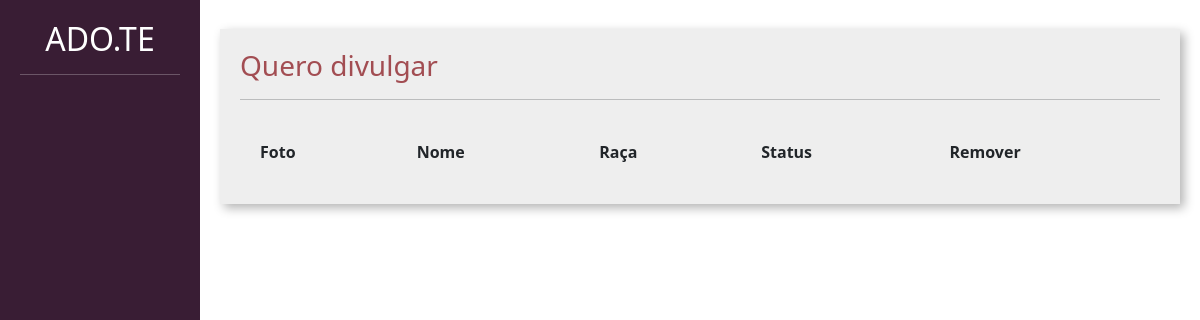
Before: /divulgar/seus_pets/ (signed in) with the older database file.
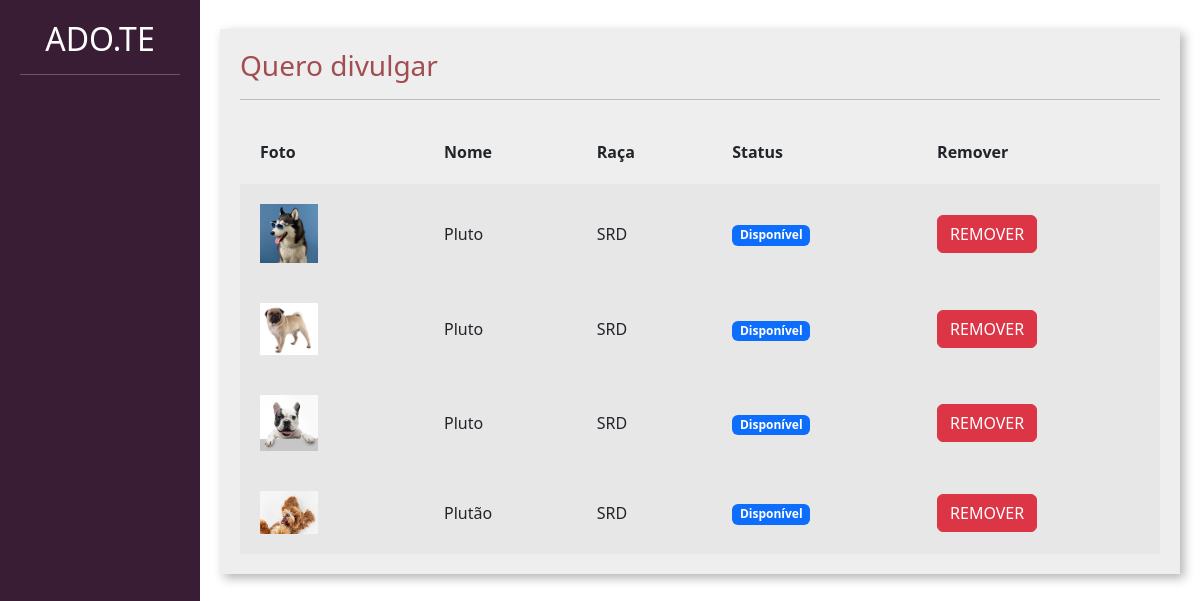
After: the same page with the newer database file.
### divulgar/models.py (models this page shows, shortened)
class Pet(models.Model):
    choices_status=(('P', 'Para Adoção'), ('A', 'Adotado'))
    usuario=models.ForeignKey(User,on_delete=models.DO_NOTHING)
    foto=models.ImageField(upload_to='fotos_pets')
    nome= models.CharField(max_length=100)
    descricao= models.TextField()
    estado= models.CharField(max_length=50)
    cidade = models.CharField(max_length=50)
    telefone = models.CharField(max_length=14)
    tags=models.ManyToManyField(Tag)
    raca=models.ForeignKey(Raca,on_delete=models.DO_NOTHING)
    status = models.CharField(max_length=1, choices=choices_status,default='P')

class Raca(models.Model):
    raca=models.CharField(max_length=50)
    def __str__(self):
        return self.raca

### divulgar/views.py (the view)
# urls.py: path('seus_pets/', views.seus_pets, name="seus_pets"),
@login_required
def seus_pets(request):
    if request.method == "GET":
        pets = Pet.objects.filter(usuario=request.user)
        return render(request, 'seus_pets.html', {'pets': pets})

### divulgar/templates/seus_pets.html (shortened to what this page needs)
{% load static %}
<!doctype html>
<html lang="pt-BR">
    <head>
    <link href="https://cdn.jsdelivr.net/npm/bootstrap@5.3.0-alpha1/dist/css/bootstrap.min.css" rel="stylesheet">
    <link href="{% static 'usuarios/css/cadastro.css' %}" rel="stylesheet">
    <link href="{% static 'divulgar/css/novo_pet.css' %}" rel="stylesheet">
    <link href="{% static 'divulgar/css/seus_pets.css' %}" rel="stylesheet">
    </head>
    <body>
        <div class="container-fluid">
            <div class="row">
                <div class="col-md-2 bg-side sidebar">
                    <h2>ADO.TE</h2>
                    <hr>
                </div>
                <div class="col-md">
                    <div class="wrapper">
                        <div class="box width80">
                            <h3 class="font-vinho">Quero divulgar</h3>
                            <hr>
                             <table class="tabela" cellpadding="20">
                                <tr>
                                    <th>Foto</th>
                                    <th>Nome</th>
                                    <th>Raça</th>
                                    <th>Status</th>
                                    <th>Remover</th>
                                </tr>
                                {% for pet in pets %}
                                    <tr class="tabela-linha">
                                        <td width="20%">
                                            <img width="40%" src="{{pet.foto.url}}">
                                        </td>
                                        <td>
                                            {{pet.nome}}
                                        </td>
                                        <td>
                                            {{pet.raca}}
                                        </td>
                                        <td>
                                            {% if pet.status == 'P' %}
                                                <span class="badge text-bg-primary">Disponível</span>
                                            {% elif pet.status == 'A' %}
                                                <span class="badge text-bg-success">Adotado</span>
                                            {% else%}
                                                <span class="badge text-bg-warning">Indisponivel</span>
                                            {%endif%}
                                        </td>
                                        <td>
                                            <a href="" class="btn btn-danger">REMOVER</a>
                                        </td>
                                    </tr>
                               {%endfor%}
                            </table>
                        </div>
                    </div>
                </div>
            </div>
        </div>
    </body>
</html>

### usuarios/static/usuarios/css/cadastro.css (style rules this page uses)
.bg-side { background-color: #391D34; color: white; height: 100vh; }

### divulgar/static/divulgar/css/novo_pet.css (style rules this page uses)
.sidebar { text-align: center; padding: 20px; }
.wrapper { margin-top: 3%; display: flex; flex-direction: row; justify-content: center; align-items: center; }
.box { padding:20px; width: 50vw; background: rgb(238, 238, 238); box-shadow: 4px 4px 10px rgba(0,0,0,.3); }
.font-vinho { color: #A24D52; }

### divulgar/static/divulgar/css/seus_pets.css (style rules this page uses)
.width80 { width: 80vw; }
.tabela { width: 100%; margin-top: 20px; }
.tabela-linha { background-color: #e8e7e7; }

Changed rows visible on the page:
added Pet: foto (picture), nome "Pluto", raca "SRD", status "Disponível"
added Pet: foto (picture), nome "Pluto", raca "SRD", status "Disponível"
added Pet: foto (picture), nome "Pluto", raca "SRD", status "Disponível"
added Pet: foto (picture), nome "Plutão", raca "SRD", status "Disponível"
